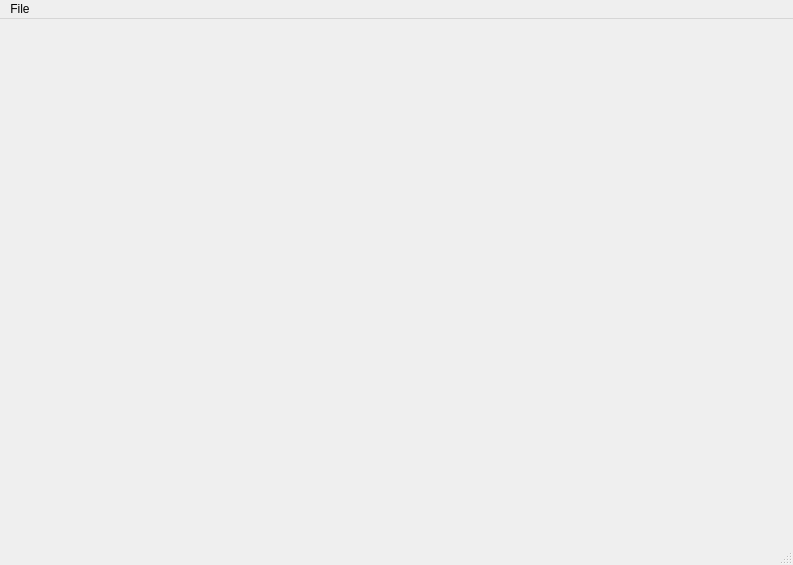
<?xml version="1.0" encoding="UTF-8"?>
<ui version="4.0">
 <class>MainWindow</class>
 <widget class="QMainWindow" name="MainWindow">
  <property name="geometry">
   <rect>
    <x>0</x>
    <y>0</y>
    <width>793</width>
    <height>565</height>
   </rect>
  </property>
  <property name="windowTitle">
   <string>MainWindow</string>
  </property>
  <widget class="QWidget" name="centralwidget"/>
  <widget class="QMenuBar" name="menubar">
   <property name="geometry">
    <rect>
     <x>0</x>
     <y>0</y>
     <width>793</width>
     <height>21</height>
    </rect>
   </property>
   <widget class="QMenu" name="menuFile">
    <property name="title">
     <string>File</string>
    </property>
   </widget>
   <addaction name="menuFile"/>
  </widget>
  <widget class="QStatusBar" name="statusbar"/>
 </widget>
 <resources/>
 <connections/>
</ui>
